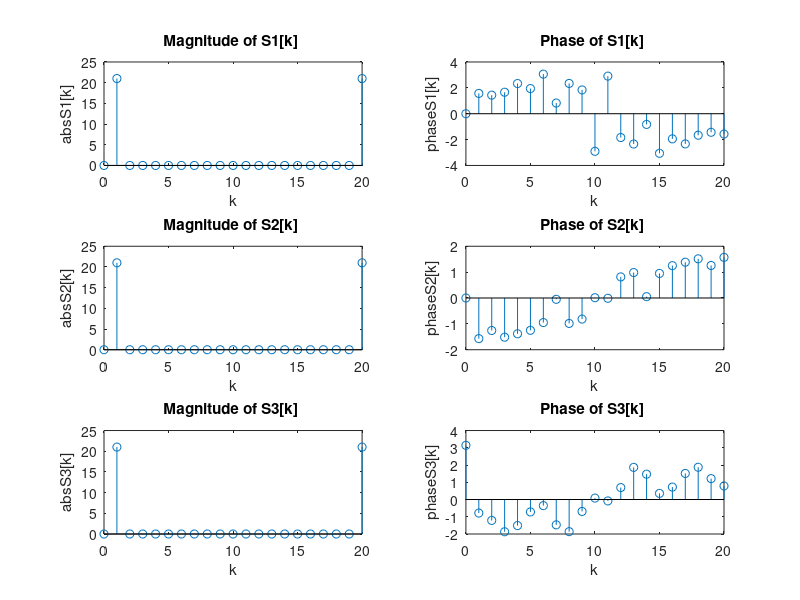

This chart was generated by the following MATLAB code:

A=2.0;
f_0=1/21;
nn=0:20;
fi=pi/2;

s1=A*cos(2*pi*f_0*nn + fi);

S1=fft(s1);


s2=A*sin(2*pi*f_0*nn + 0);

S2=fft(s2);

s3=A*sin(2*pi*f_0*nn + pi/4);

S3=fft(s3);

kk=nn;

subplot(321)
stem(kk,abs(S1))
title( 'Magnitude of S1[k] ' ) , xlabel( 'k'), ylabel('abs{S1[k]}')

subplot(322)
stem(kk,angle(S1))
title( 'Phase of S1[k] ' ) , xlabel( 'k'), ylabel('phase{S1[k]}')

subplot(323)
stem(kk,abs(S2))
title( 'Magnitude of S2[k] ' ) , xlabel( 'k'), ylabel('abs{S2[k]}')

subplot(324)
stem(kk,angle(S2))
title( 'Phase of S2[k] ' ) , xlabel( 'k'), ylabel('phase{S2[k]}')

subplot(325)
stem(kk,abs(S3))
title( 'Magnitude of S3[k] ' ) , xlabel( 'k'), ylabel('abs{S3[k]}')

subplot(326)
stem(kk,angle(S3))
title( 'Phase of S3[k] ' ) , xlabel( 'k'), ylabel('phase{S3[k]}')


